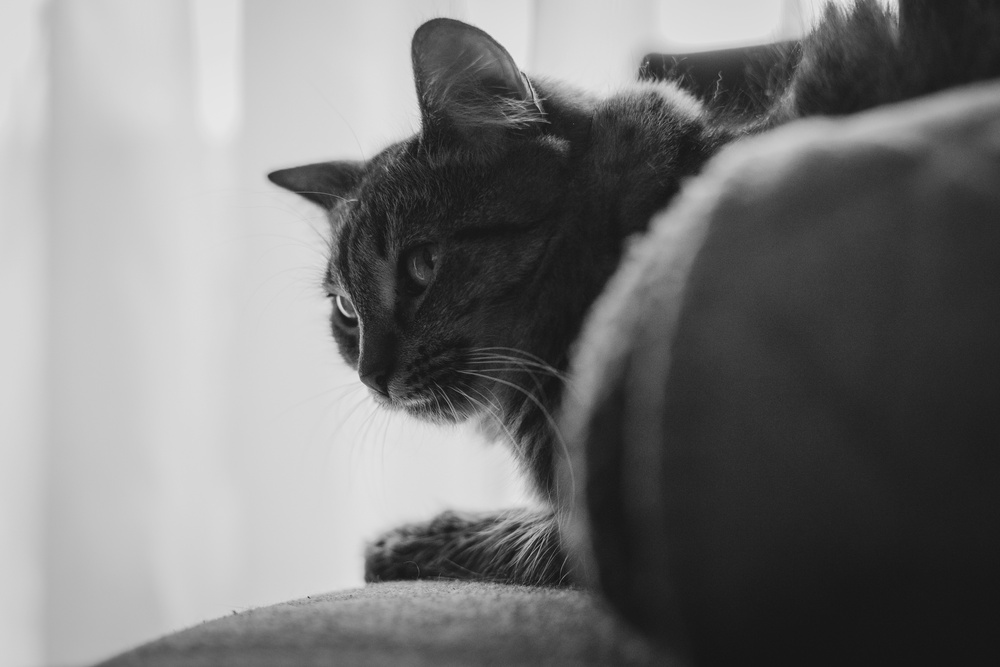
#> input picture Week4/grayscale3.jpg, 1000 x 667 px, shrunk from 6000 x 4000 before the run
$ python assignment4.py
#> lines starting #> are read from the running program, lines starting #| are printed output that depends on the picture
import cv2
import numpy as np
import matplotlib.pyplot as plt


# Q1 - LOG TRANSFORMATION


img = cv2.imread("grayscale3.jpg", cv2.IMREAD_GRAYSCALE)
#> img is the input picture: shape (667, 1000); min 14, max 232, mean 120

if img is None:
    print("Error: Image not found!")
    exit()

# c = 1
# Formula: s = c * log(1 + r)

log_image = np.log1p(img.astype(np.float32))
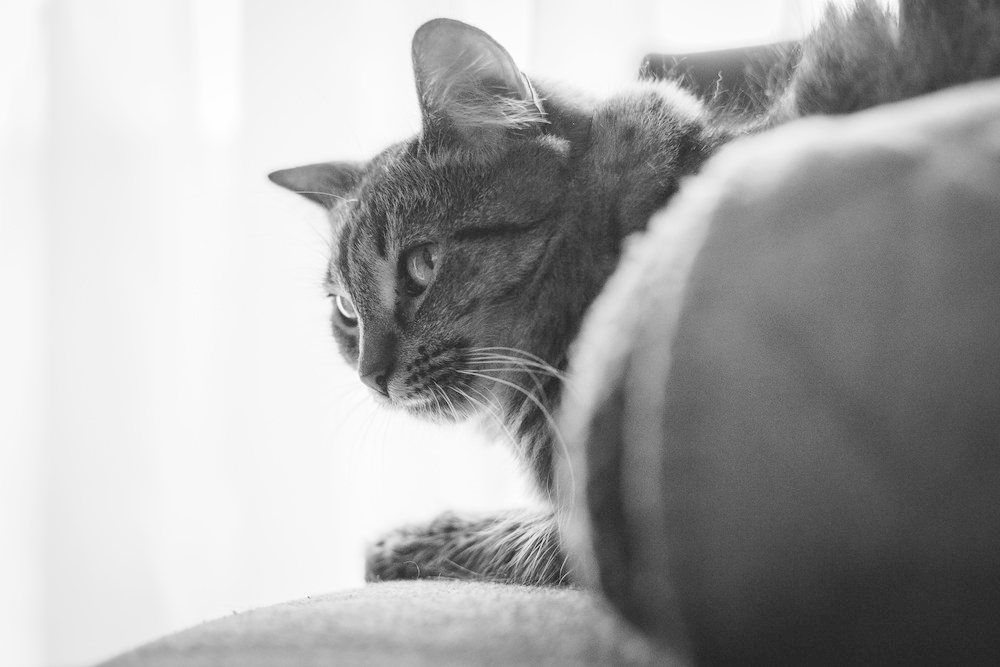
#> log_image: shape (667, 1000) float32; min 2.71, max 5.45, mean 4.52; drawn with min black and max white


log_image = log_image / log_image.max() * 255
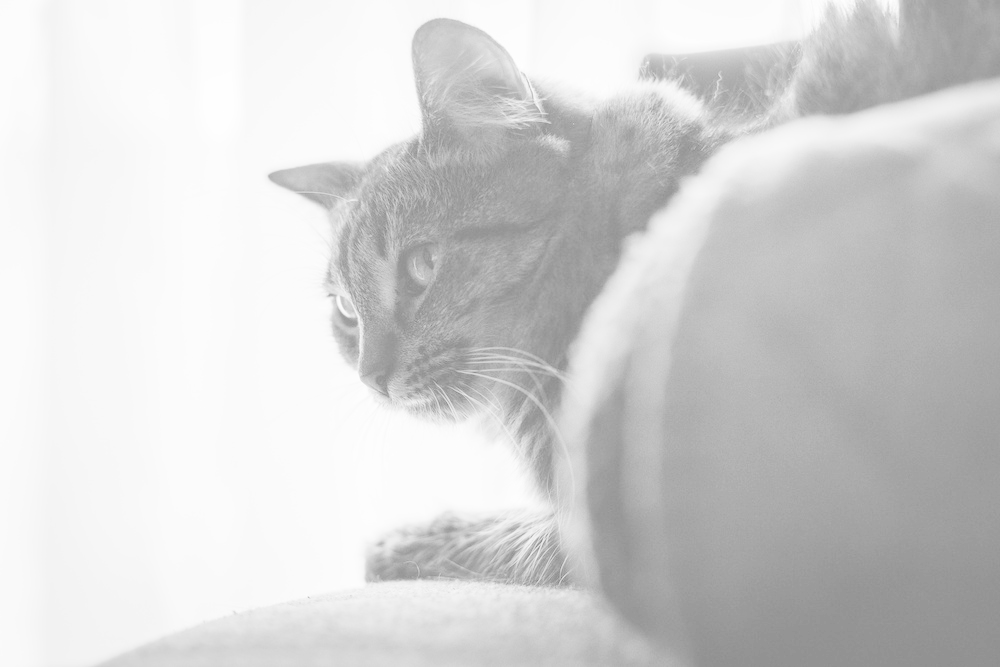
#> log_image: shape (667, 1000) float32; min 126.7, max 255, mean 211.4


log_image = log_image.astype(np.uint8)


plt.figure(figsize=(10, 5))

plt.subplot(1, 2, 1)
plt.imshow(img, cmap="gray")
plt.title("Original Grayscale Image")
plt.axis("off")

plt.subplot(1, 2, 2)
plt.imshow(log_image, cmap="gray")
plt.title("Log Transformed Image")
plt.axis("off")

plt.tight_layout()
plt.show()
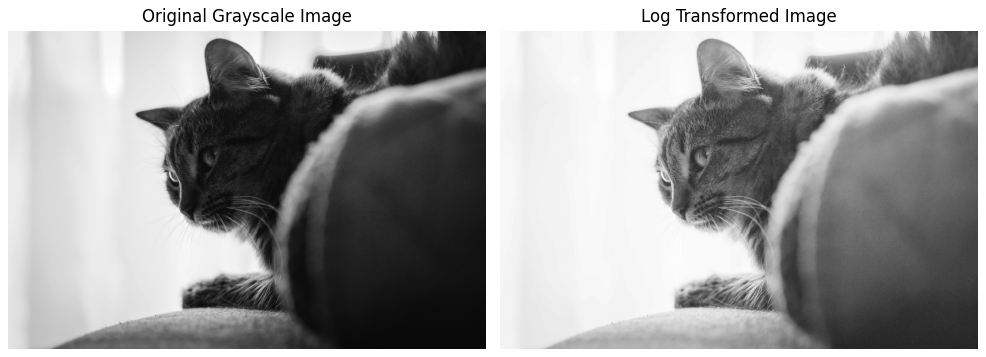
#> figure drawn by matplotlib, 2 panels


# Q2 - POWER LAW / GAMMA TRANSFORMATION


gamma = float(input("Enter gamma value: "))
#> the answer given: 3


normalized = img / 255.0

# Power-law transformation
# Formula: s = c * r^gamma
# c = 1

gamma_image = np.power(normalized, gamma)
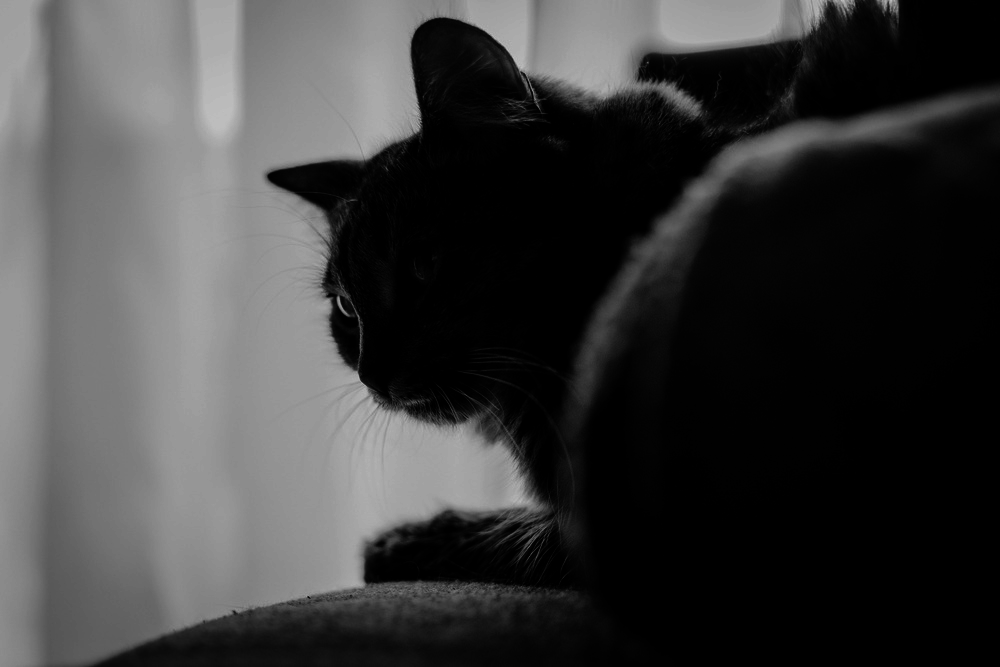
#> gamma_image: shape (667, 1000) float64; min 0.000165, max 0.753, mean 0.24


gamma_image = (gamma_image * 255).astype(np.uint8)


plt.figure(figsize=(10, 5))

plt.subplot(1, 2, 1)
plt.imshow(img, cmap="gray")
plt.title("Original Grayscale Image")
plt.axis("off")

plt.subplot(1, 2, 2)
plt.imshow(gamma_image, cmap="gray")
plt.title("Gamma Transformed Image")
plt.axis("off")

plt.tight_layout()
plt.show()


# Q3 - INTENSITY LEVEL SLICING / CONTRAST STRETCHING

input_low = int(input("Enter input lower intensity value: "))
#> the answer given: 3
input_high = int(input("Enter input upper intensity value: "))
#> the answer given: 3

# Desired output intensity range
output_low = int(input("Enter output lower intensity value: "))
#> the answer given: 3
output_high = int(input("Enter output upper intensity value: "))
#> the answer given: 3


if not (0 <= input_low < input_high <= 255):
    print("Invalid input intensity range!")
    exit()
#> (the program exits here)
